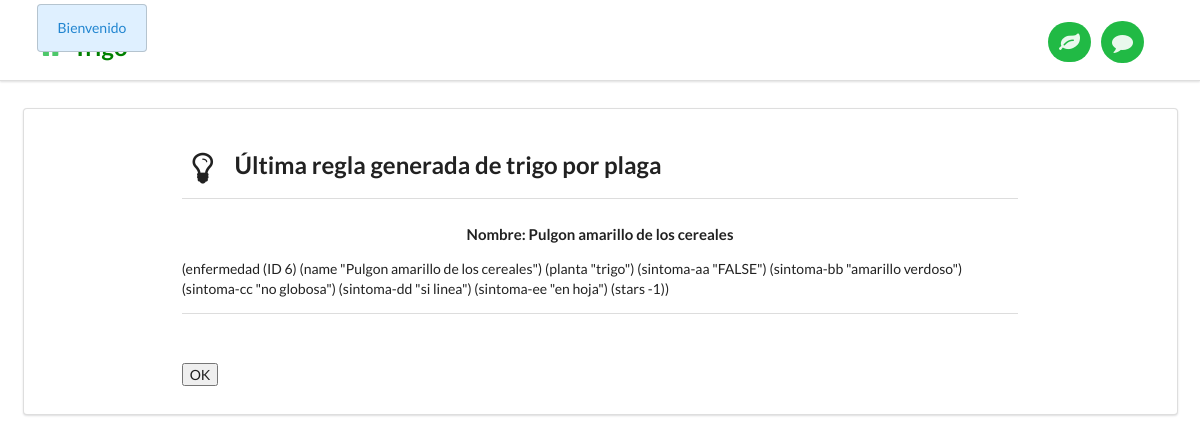
Page /escrituratripla/ on the committed database.
### core/models.py (models this page shows, shortened)
class Enfermedadtripla(models.Model):
    name = models.CharField(max_length=50)
    description = models.TextField()
    images = models.IntegerField()
    planta = models.CharField(max_length=50)
    sintomaAA = models.CharField(max_length=50)
    sintomaBB = models.CharField(max_length=50)
    sintomaCC = models.CharField(max_length=50)
    sintomaDD = models.CharField(max_length=50)
    sintomaEE = models.CharField(max_length=50)

### core/views.py (the view)
# urls.py: url(r'^escrituratripla/$', views.escrituratriplaPage, name='escrituratriplaPage'),
@csrf_exempt
def escrituratriplaPage(request):
    enfermedadtriplamaiz = Enfermedadtripla.objects.latest('id')
    return render(request, 'escrituratripla.html', {'enfermedadtriplamaiz':enfermedadtriplamaiz})

### templates/escrituratripla.html (shortened to what this page needs)
{% extends "basetrigo.html" %}
{% load staticfiles %}
{% block css-files %}
  <link rel="stylesheet" href="{% static "css/common.css" %}"/>
  <link rel="stylesheet" href="{% static "css/preferences.css" %}"/>
{% endblock %}
{% block content %}
<div id="outer-box" style="display:none;">
<div id="preference-box" class="ui existing segment container grid">
  <div class="two wide column"></div>
  <form method="post" id="form-escritura" class="ui form twelve wide column" action="{% url 'escrituratripla' %}">
    <h2 class="ui header">
      <i class="lightbulb icon"></i>
      <div class="content">
        Última regla generada de trigo por plaga
      </div>
    </h2>
    <div class="ui divider"></div>
    <h4 id="supertitulo" class="ui center aligned header">Nombre: {{ enfermedadtriplamaiz.name }} </h4>
    (enfermedad (ID {{ enfermedadtriplamaiz.id }}) (name "{{ enfermedadtriplamaiz.name }}") (planta "{{ enfermedadtriplamaiz.planta }}") (sintoma-aa "{{ enfermedadtriplamaiz.sintomaAA }}") (sintoma-bb "{{ enfermedadtriplamaiz.sintomaBB }}") (sintoma-cc "{{ enfermedadtriplamaiz.sintomaCC }}") (sintoma-dd "{{ enfermedadtriplamaiz.sintomaDD }}") (sintoma-ee "{{ enfermedadtriplamaiz.sintomaEE }}") (stars -1))
    <div class="ui divider"></div>
    <br>
    <div class="inline fields">
	<br>
        <input type="submit" value="OK" />
    </div>
  </form>
</div>
<div id="notification-box">
          <div id="the-cat-box">
          </div>
        </div>
</div>
{% endblock %}

### static/css/common.css (style rules this page uses)
body { padding-top: 74px; }
#notification-box { position: absolute; top:0px; }
#the-cat-box { float: left; height:73px; width: 180px; top:0px; overflow: hidden; }

### static/css/preferences.css (style rules this page uses)
#outer-box { position: fixed; overflow-y: scroll; width: 100%; height: 80%; z-index: 100; }

### rows in the picture
Enfermedadtripla: name "Pulgon amarillo de los cereales", id "6", planta "trigo", sintomaAA "FALSE", sintomaBB "amarillo verdoso", sintomaCC "no globosa", sintomaDD "si linea", sintomaEE "en hoja"
